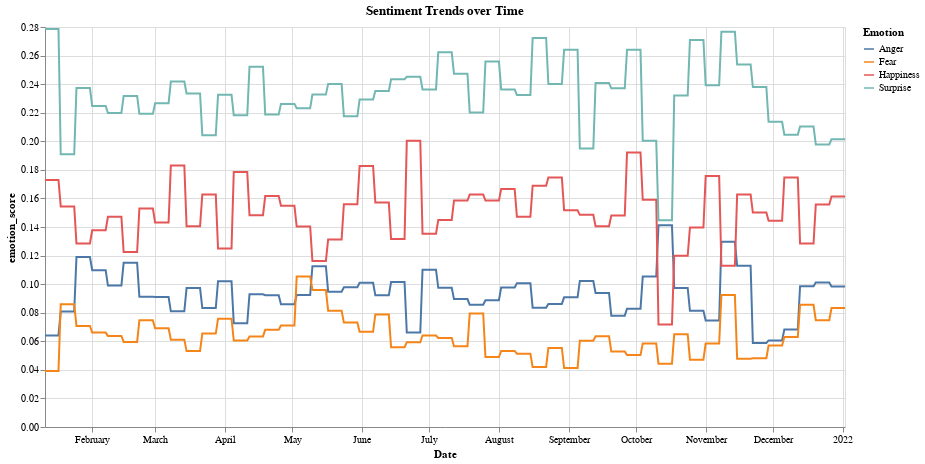

The cell this chart's notebook holds for it:
### Code cell
# chart with select Sentiment Scores
chart_TDM_GME_sentiment = alt.Chart(data_melt_select2).mark_line().encode(
    x=alt.X('Date:T'),
    y='emotion_score:Q',
    color='Emotion:N',
    tooltip=['Date:T', 'Emotion:N','emotion_score:Q']
).properties(
    width=800,
    height=400,
    title="Sentiment Trends over Time"
).interactive()
chart_TDM_GME_sentiment

### Figure 1 — Vega-Lite specification as saved in the notebook (floating-point values rounded to 4 significant figures; data arrays with more than 128 entries replaced by an {"elided": "..."} marker saying what was removed)
{"config": {"view": {"continuousWidth": 300, "continuousHeight": 300}}, "data": {"name": "data-18c6221e52908538058bb25d89e5ea3a"}, "mark": {"type": "line"}, "encoding": {"color": {"field": "Emotion", "type": "nominal"}, "tooltip": [{"field": "Date", "type": "temporal"}, {"field": "Emotion", "type": "nominal"}, {"field": "emotion_score", "type": "quantitative"}], "x": {"field": "Date", "type": "temporal"}, "y": {"field": "emotion_score", "type": "quantitative"}}, "height": 400, "params": [{"name": "param_6", "select": {"type": "interval", "encodings": ["x", "y"]}, "bind": "scales"}], "title": "Sentiment Trends over Time", "width": 800, "$schema": "https://vega.github.io/schema/vega-lite/v5.14.1.json", "datasets": {"data-18c6221e52908538058bb25d89e5ea3a": {"elided": "1428 records"}}}
